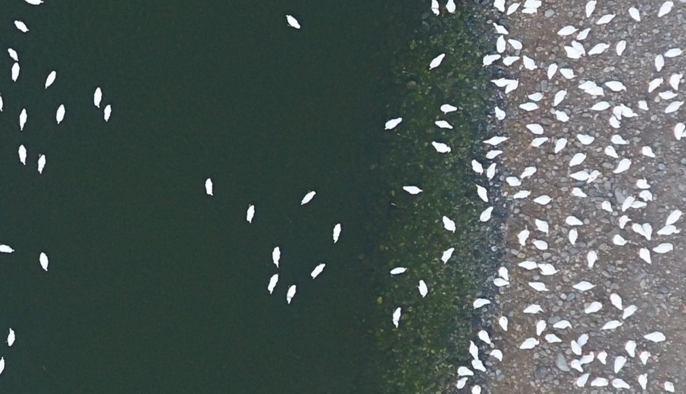
#> input picture duck_data.jpg, 1372 x 787 px (shown at 1/2 size)
$ python Assignment_I.py
#> lines starting #> are read from the running program, lines starting #| are printed output that depends on the picture; long printed decimals are rounded
# pattern assignment
import numpy as np
from sklearn import naive_bayes
from sklearn import model_selection as ms
import cv2
import matplotlib.pyplot as plt
import scipy

img = cv2.imread('duck_data.jpg')  # open file
#> img is the input picture: shape (787, 1372, 3); mean B, G, R 86, 89.1, 77.5
non_duck_img = cv2.imread('non_duck.jpg')  # the data without duck
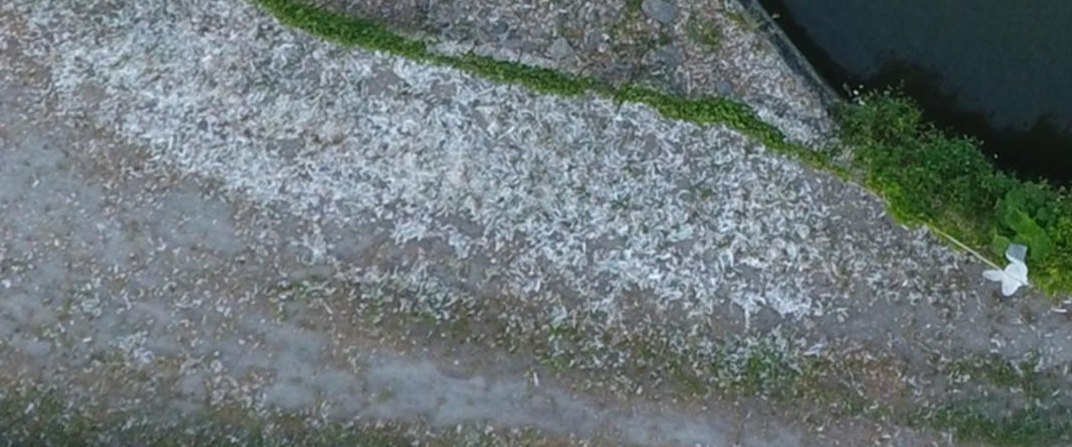
#> input picture non_duck.jpg, 1072 x 447 px
#> non_duck_img is the input picture: shape (447, 1072, 3); mean B, G, R 118.7, 117.7, 107.3
# cv2.imshow('image', img)
# cv2.waitKey(0)

img = cv2.cvtColor(img, cv2.COLOR_BGR2GRAY)  # RBG to gray
#> img: shape (787, 1372)
non_duck_img = cv2.cvtColor(non_duck_img, cv2.COLOR_BGR2GRAY)
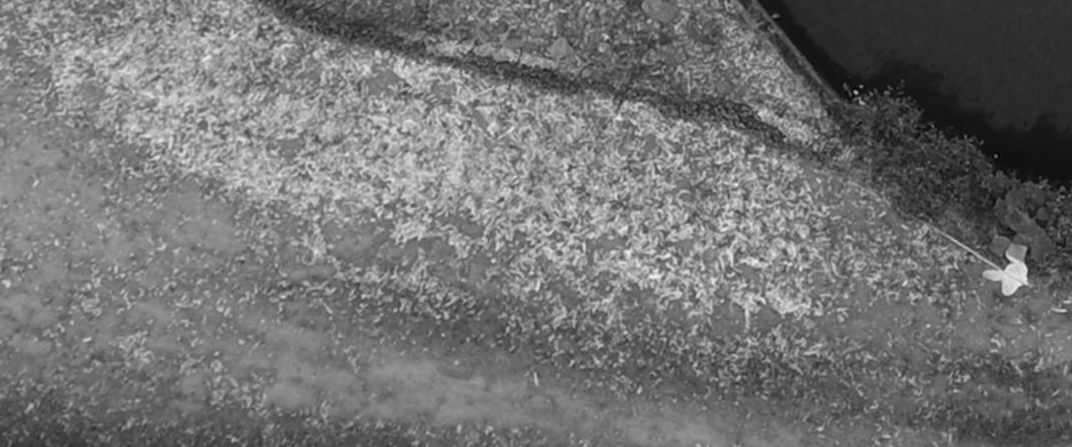
#> non_duck_img: shape (447, 1072); min 6, max 242, mean 114.7
# cv2.imshow('image', non_duck_img)
# cv2.waitKey(0)

img_pixel = np.array(img)
n_img_pixel = np.array(non_duck_img)
# print(img_pixel.shape)
# print(img_pixel)

pixel = img.shape
#> pixel = (787, 1372)
height = pixel[0]
#> height = 787
width = pixel[1]
#> width = 1372
non_duck_pixel = non_duck_img.shape
#> non_duck_pixel = (447, 1072)
n_height = non_duck_pixel[0]
#> n_height = 447
n_width = non_duck_pixel[1]
#> n_width = 1072
# print(height, width)
# print(x, y)

# remove the background
array = []  # save the label data
for i in range(height):
    for j in range(width):
        if img_pixel[i][j] < 225:
            array.append(0)
        else:
            array.append(1)
            continue

n_array = []  # remove the background without duck
for i in range(n_height):
    for j in range(n_width):
        if n_img_pixel[i][j] < 225:
            n_array.append(0)
        else:
            n_array.append(0)
            continue

# [8 lines of commented-out code are left out]

ori_img = cv2.imread('duck_data.jpg')
ori_img = cv2.cvtColor(ori_img, cv2.COLOR_BGR2GRAY)
ori_img = np.reshape(ori_img, (height*width, 1))
ori_n_img = cv2.imread('non_duck.jpg')
ori_n_img = cv2.cvtColor(ori_n_img, cv2.COLOR_BGR2GRAY)
ori_n_img = np.reshape(ori_n_img, (n_height*n_width, 1))

x_train, x_test, y_train, y_test = ms.train_test_split(
    ori_img, array, test_size=0.1
)
#> y_train = 971787 items; y_test = 107977 items
model_naive = naive_bayes.GaussianNB()  # Gaussian model
model_naive.fit(x_train, y_train)
model_naive.partial_fit(ori_n_img, n_array)
print('scoring the naive Bayes : ', model_naive.score(x_test, y_test))
#| scoring the naive Bayes :  0.9998

#> (the run stopped early here; a loop or call above may not have finished)
